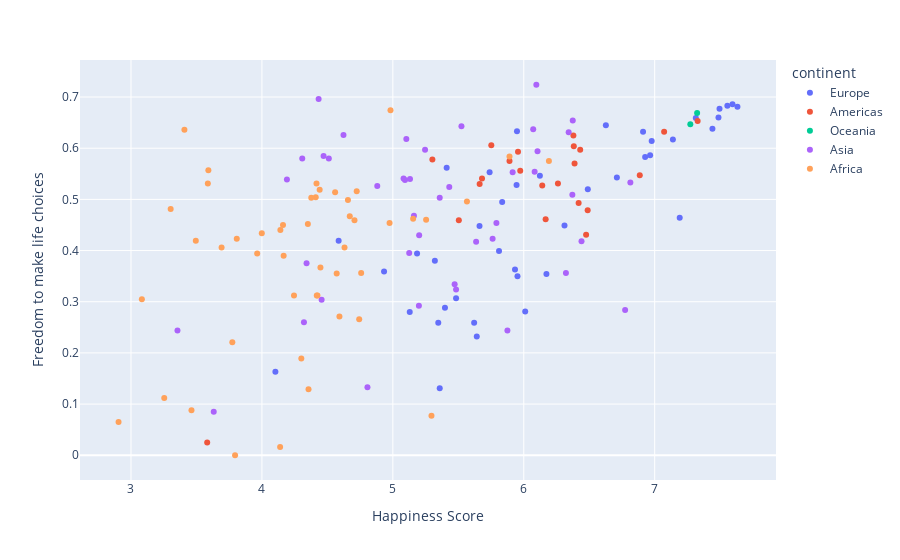

Notebook cell for this chart:
### Code cell
fig3 = px.scatter(data1, x = data1["Happiness Score"], y=data1["Freedom to make life choices"], color=data1["continent"],
        hover_data=["Country"])


fig3

### Figure 1 — Plotly figure (JSON) as saved in the notebook; plotly's stock layout.template omitted (floating-point values rounded to 4 significant figures)
{"data": [{"customdata": [["Finland"], ["Norway"], ["Denmark"], ["Iceland"], ["Switzerland"], ["Netherlands"], ["Sweden"], ["United Kingdom"], ["Austria"], ["Ireland"], ["Germany"], ["Belgium"], ["Luxembourg"], ["Czech Republic"], ["Malta"], ["France"], ["Spain"], ["Slovakia"], ["Poland"], ["Italy"], ["Lithuania"], ["Slovenia"], ["Romania"], ["Latvia"], ["Northern Cyprus"], ["Russia"], ["Estonia"], ["Kosovo"], ["Moldova"], ["Hungary"], ["Belarus"], ["Portugal"], ["Serbia"], ["Greece"], ["Montenegro"], ["Croatia"], ["Macedonia"], ["Bosnia and Herzegovina"], ["Bulgaria"], ["Albania"], ["Ukraine"]], "hovertemplate": "continent=Europe<br>Happiness Score=%{x}<br>Freedom to make life choices=%{y}<br>Country=%{customdata[0]}<extra></extra>", "legendgroup": "Europe", "marker": {"color": "#636efa", "symbol": "circle"}, "mode": "markers", "name": "Europe", "orientation": "v", "showlegend": true, "type": "scatter", "x": [7.632, 7.594, 7.555, 7.495, 7.487, 7.441, 7.314, 7.191, 7.139, 6.977, 6.965, 6.927, 6.911, 6.711, 6.627, 6.489, 6.311, 6.173, 6.123, 6.011, 5.952, 5.948, 5.945, 5.933, 5.835, 5.811, 5.739, 5.662, 5.641, 5.621, 5.483, 5.411, 5.398, 5.358, 5.347, 5.321, 5.185, 5.129, 4.933, 4.586, 4.103], "xaxis": "x", "y": [0.681, 0.686, 0.683, 0.677, 0.66, 0.638, 0.659, 0.464, 0.617, 0.614, 0.586, 0.583, 0.632, 0.543, 0.645, 0.52, 0.449, 0.354, 0.546, 0.281, 0.35, 0.633, 0.528, 0.363, 0.495, 0.399, 0.553, 0.448, 0.232, 0.259, 0.307, 0.562, 0.288, 0.131, 0.259, 0.38, 0.394, 0.28, 0.359, 0.419, 0.163], "yaxis": "y"}, {"customdata": [["Canada"], ["Costa Rica"], ["United States"], ["Mexico"], ["Chile"], ["Panama"], ["Brazil"], ["Argentina"], ["Guatemala"], ["Uruguay"], ["Colombia"], ["El Salvador"], ["Nicaragua"], ["Ecuador"], ["Belize"], ["Jamaica"], ["Bolivia"], ["Paraguay"], ["Peru"], ["Honduras"], ["Dominican Republic"], ["Haiti"]], "hovertemplate": "continent=Americas<br>Happiness Score=%{x}<br>Freedom to make life choices=%{y}<br>Country=%{customdata[0]}<extra></extra>", "legendgroup": "Americas", "marker": {"color": "#EF553B", "symbol": "circle"}, "mode": "markers", "name": "Americas", "orientation": "v", "showlegend": true, "type": "scatter", "x": [7.328, 7.072, 6.886, 6.488, 6.476, 6.431, 6.419, 6.388, 6.382, 6.379, 6.261, 6.167, 6.141, 5.973, 5.956, 5.891, 5.752, 5.681, 5.663, 5.504, 5.302, 3.582], "xaxis": "x", "y": [0.653, 0.632, 0.547, 0.479, 0.431, 0.597, 0.493, 0.57, 0.604, 0.625, 0.531, 0.461, 0.527, 0.556, 0.593, 0.575, 0.606, 0.541, 0.53, 0.459, 0.578, 0.025], "yaxis": "y"}, {"customdata": [["New Zealand"], ["Australia"]], "hovertemplate": "continent=Oceania<br>Happiness Score=%{x}<br>Freedom to make life choices=%{y}<br>Country=%{customdata[0]}<extra></extra>", "legendgroup": "Oceania", "marker": {"color": "#00cc96", "symbol": "circle"}, "mode": "markers", "name": "Oceania", "orientation": "v", "showlegend": true, "type": "scatter", "x": [7.324, 7.272], "xaxis": "x", "y": [0.669, 0.647], "yaxis": "y"}, {"customdata": [["Israel"], ["United Arab Emirates"], ["Taiwan"], ["Qatar"], ["Saudi Arabia"], ["Singapore"], ["Malaysia"], ["Bahrain"], ["Uzbekistan"], ["Kuwait"], ["Thailand"], ["Japan"], ["South Korea"], ["Kazakhstan"], ["Cyprus"], ["Turkmenistan"], ["Philippines"], ["Turkey"], ["Pakistan"], ["Hong Kong"], ["Lebanon"], ["China"], ["Azerbaijan"], ["Tajikistan"], ["Jordan"], ["Kyrgyzstan"], ["Mongolia"], ["Vietnam"], ["Indonesia"], ["Bhutan"], ["Nepal"], ["Venezuela"], ["Laos"], ["Bangladesh"], ["Sri Lanka"], ["Iraq"], ["Cambodia"], ["Georgia"], ["Armenia"], ["Myanmar"], ["India"], ["Afghanistan"], ["Yemen"]], "hovertemplate": "continent=Asia<br>Happiness Score=%{x}<br>Freedom to make life choices=%{y}<br>Country=%{customdata[0]}<extra></extra>", "legendgroup": "Asia", "marker": {"color": "#ab63fa", "symbol": "circle"}, "mode": "markers", "name": "Asia", "orientation": "v", "showlegend": true, "type": "scatter", "x": [6.814, 6.774, 6.441, 6.374, 6.371, 6.343, 6.322, 6.105, 6.096, 6.083, 6.072, 5.915, 5.875, 5.791, 5.762, 5.636, 5.524, 5.483, 5.472, 5.431, 5.358, 5.246, 5.201, 5.199, 5.161, 5.131, 5.125, 5.103, 5.093, 5.082, 4.881, 4.806, 4.623, 4.511, 4.471, 4.456, 4.433, 4.341, 4.321, 4.308, 4.191, 3.632, 3.355], "xaxis": "x", "y": [0.533, 0.284, 0.418, 0.654, 0.509, 0.631, 0.356, 0.594, 0.724, 0.554, 0.637, 0.553, 0.244, 0.454, 0.423, 0.417, 0.643, 0.324, 0.334, 0.524, 0.503, 0.597, 0.43, 0.292, 0.468, 0.54, 0.395, 0.618, 0.538, 0.541, 0.526, 0.133, 0.626, 0.58, 0.585, 0.304, 0.696, 0.375, 0.26, 0.58, 0.539, 0.085, 0.244], "yaxis": "y"}, {"customdata": [["Trinidad & Tobago"], ["Mauritius"], ["Libya"], ["Algeria"], ["Morocco"], ["Nigeria"], ["Somalia"], ["Cameroon"], ["Gabon"], ["Palestinian Territories"], ["South Africa"], ["Iran"], ["Ivory Coast"], ["Ghana"], ["Senegal"], ["Tunisia"], ["Sierra Leone"], ["Congo (Brazzaville)"], ["Mali"], ["Namibia"], ["Burkina Faso"], ["Egypt"], ["Mozambique"], ["Kenya"], ["Zambia"], ["Mauritania"], ["Ethiopia"], ["Chad"], ["Congo (Kinshasa)"], ["Niger"], ["Uganda"], ["Benin"], ["Sudan"], ["Togo"], ["Guinea"], ["Lesotho"], ["Angola"], ["Madagascar"], ["Zimbabwe"], ["Botswana"], ["Malawi"], ["Liberia"], ["Syria"], ["Rwanda"], ["Tanzania"], ["South Sudan"], ["Central African Republic"], ["Burundi"]], "hovertemplate": "continent=Africa<br>Happiness Score=%{x}<br>Freedom to make life choices=%{y}<br>Country=%{customdata[0]}<extra></extra>", "legendgroup": "Africa", "marker": {"color": "#FFA15A", "symbol": "circle"}, "mode": "markers", "name": "Africa", "orientation": "v", "showlegend": true, "type": "scatter", "x": [6.192, 5.891, 5.566, 5.295, 5.254, 5.155, 4.982, 4.975, 4.758, 4.743, 4.724, 4.707, 4.671, 4.657, 4.631, 4.592, 4.571, 4.559, 4.447, 4.441, 4.424, 4.419, 4.417, 4.411, 4.377, 4.356, 4.351, 4.301, 4.245, 4.166, 4.161, 4.141, 4.139, 3.999, 3.964, 3.808, 3.795, 3.774, 3.692, 3.591, 3.587, 3.495, 3.462, 3.408, 3.303, 3.254, 3.083, 2.905], "xaxis": "x", "y": [0.575, 0.584, 0.496, 0.077, 0.46, 0.462, 0.674, 0.454, 0.356, 0.266, 0.516, 0.459, 0.467, 0.499, 0.406, 0.271, 0.355, 0.514, 0.367, 0.519, 0.312, 0.312, 0.531, 0.504, 0.503, 0.129, 0.452, 0.189, 0.312, 0.39, 0.45, 0.44, 0.016, 0.434, 0.394, 0.423, 0, 0.221, 0.406, 0.557, 0.531, 0.419, 0.088, 0.636, 0.481, 0.112, 0.305, 0.065], "yaxis": "y"}], "layout": {"legend": {"title": {"text": "continent"}, "tracegroupgap": 0}, "margin": {"t": 60}, "xaxis": {"anchor": "y", "domain": [0, 1], "title": {"text": "Happiness Score"}}, "yaxis": {"anchor": "x", "domain": [0, 1], "title": {"text": "Freedom to make life choices"}}}}
